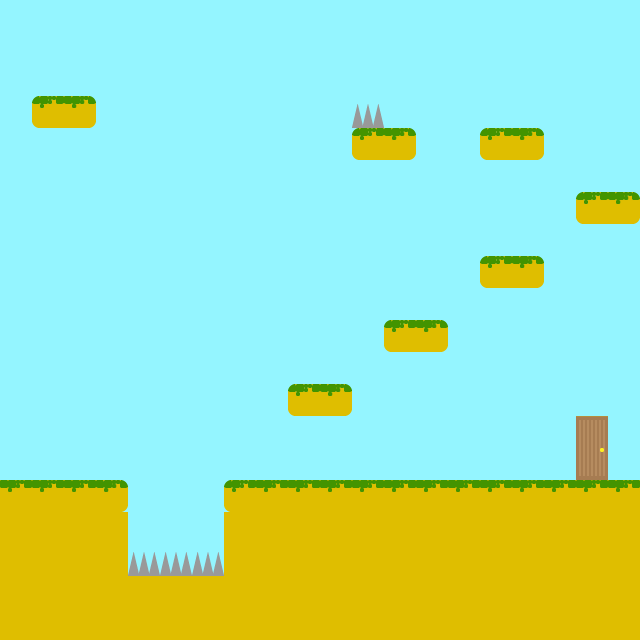

Below is a game level as drawn by its tile map, then a one-line description and the .tmx that defines it (tile-layer data replaced by summaries):
An orthogonal 20x20 tile map with 32x32 px tiles, 2 tile layers (Background, Ground) and 15 objects (10x Terrain, 2x Lethal, Key, Door, Startpos).

<map version="1.0" orientation="orthogonal" width="20" height="20" tilewidth="32" tileheight="32">
 <tileset firstgid="1" name="GroundTiles" tilewidth="32" tileheight="32">
  <image source="../img/tilesets/GroundTiles.png" width="128" height="128" />
 </tileset>
 <layer name="Background" width="20" height="20">
  <properties>
   <property name="Test" value="" />
  </properties>
  <data>[400 cells, 400 non-empty, 2 distinct tile ids]</data>
 </layer>
 <layer name="Ground" width="20" height="20">
  <data>[400 cells, 37 non-empty, 6 distinct tile ids]</data>
 </layer>
 <objectgroup name="" width="20" height="20">
  <object type="Terrain" x="32" y="96" width="64" height="32" />
  <object type="Terrain" x="352" y="128" width="64" height="32" />
  <object type="Terrain" x="480" y="128" width="64" height="32" />
  <object type="Terrain" x="480" y="256" width="64" height="32" />
  <object type="Terrain" x="576" y="192" width="64" height="32" />
  <object type="Terrain" x="384" y="320" width="64" height="32" />
  <object type="Terrain" x="288" y="384" width="64" height="32" />
  <object type="Terrain" x="0" y="480" width="128" height="32" />
  <object type="Terrain" x="224" y="480" width="416" height="32" />
  <object type="Terrain" x="127" y="575" width="96" height="32" />
  <object type="Lethal" x="352" y="96" width="32" height="32" />
  <object type="Key" x="384" y="96" width="32" height="32" />
  <object type="Lethal" x="127" y="549" width="96" height="26" />
  <object type="Door" x="576" y="416" width="32" height="64" />
  <object type="Startpos" x="32" y="66" width="18" height="30" />
 </objectgroup>
</map>
